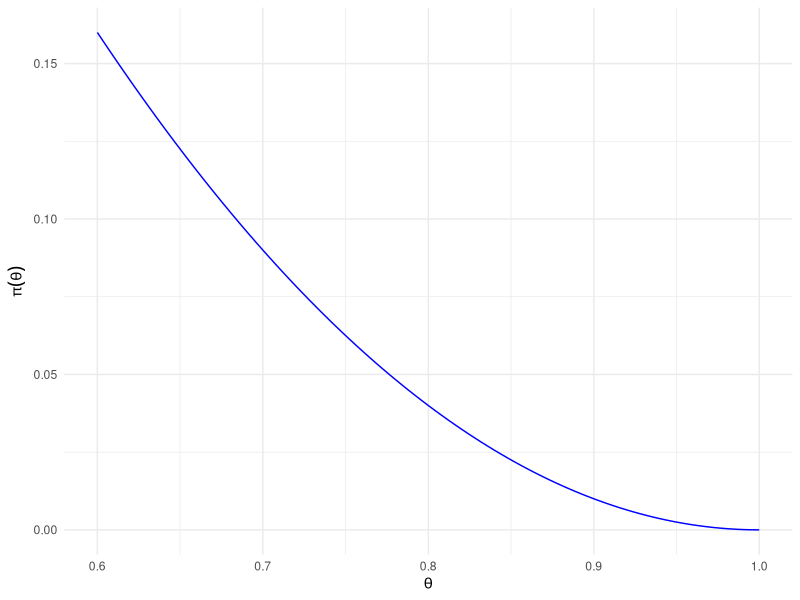
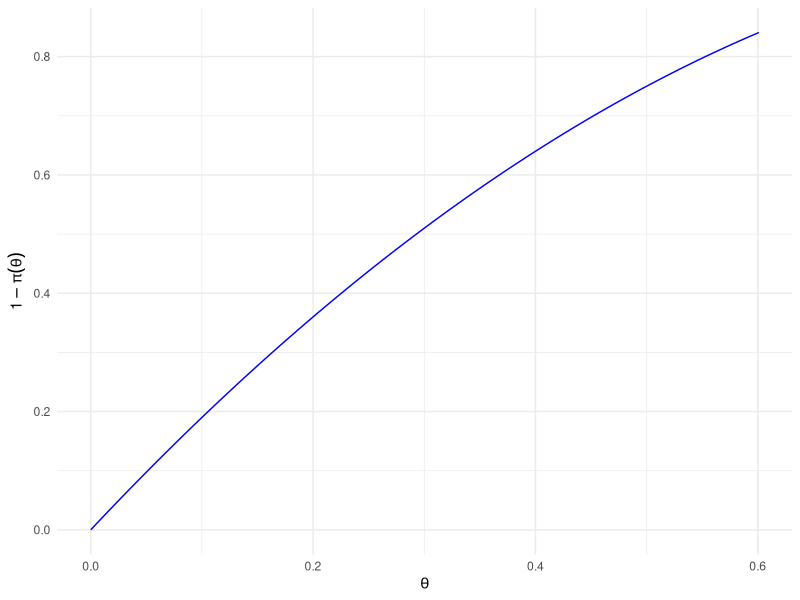

Source code (R) for these figures, in order:
## ---- chunk 1
#| label: fig-teste-hipotese-alfa-r
#| fig-cap: 'Função poder $\alpha=\pi(\theta)=(1-\theta)^2$'
# Biblioteca de gráficos moderna, parte do Tidyverse
library(ggplot2)

# Função poder vetorizada
poder <- function(theta) pbinom(0.8, 2, theta)

grafico <- ggplot() +
  xlim(0.6, 1) +
  geom_function(fun = poder, color = "blue") +
  labs(
    x = expression(theta),
    y = expression(pi(theta))
  ) +
  theme_minimal()
print(grafico)
invisible(NULL)
## ---- chunk 2
#| label: fig-teste-hipotese-beta-r
#| fig-cap: 'Função erro tipo II $\beta=1-\pi(\theta)=1-(1-\theta)^2$'
library(ggplot2)

# P(X > 0,8) = P(X >= 1), para X com distribuição Binomial(2, theta)
poder <- function(theta) {
  pbinom(2 * 0.4, size = 2, prob = theta, lower.tail = FALSE)
}

grafico <- ggplot() +
  xlim(0, 0.601) +
  geom_function(fun = poder, color = "blue") +
  labs(
    x = expression(theta),
    y = expression(1 - pi(theta))
  ) +
  theme_minimal()
print(grafico)
invisible(NULL)
